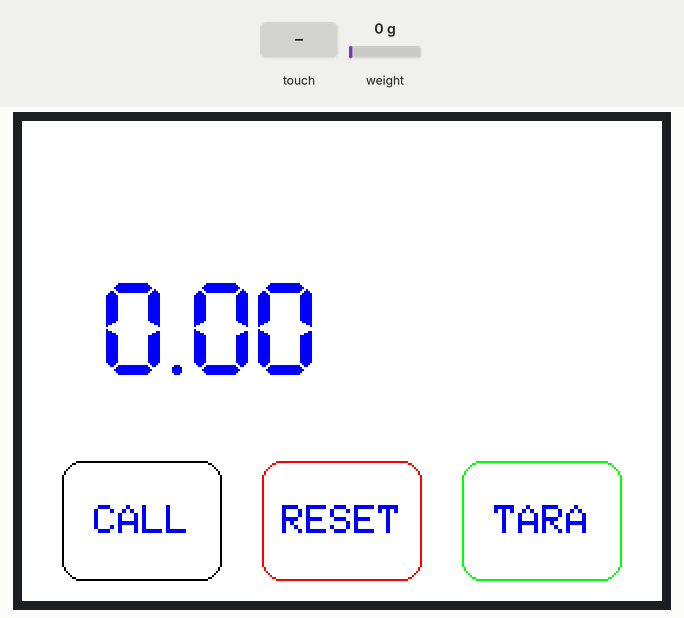
This sketch was run on a simulated ESP32. On the bench: 320×240 colour display. Inputs (shaded band) come from the test bench; at power-on: weight on the scale 0 g. Storage starts empty; EEPROM starts erased.

Above: at 3.9 s.
4.0 s: screen touched at 13 % across, 90 % down
At 5.2 s:
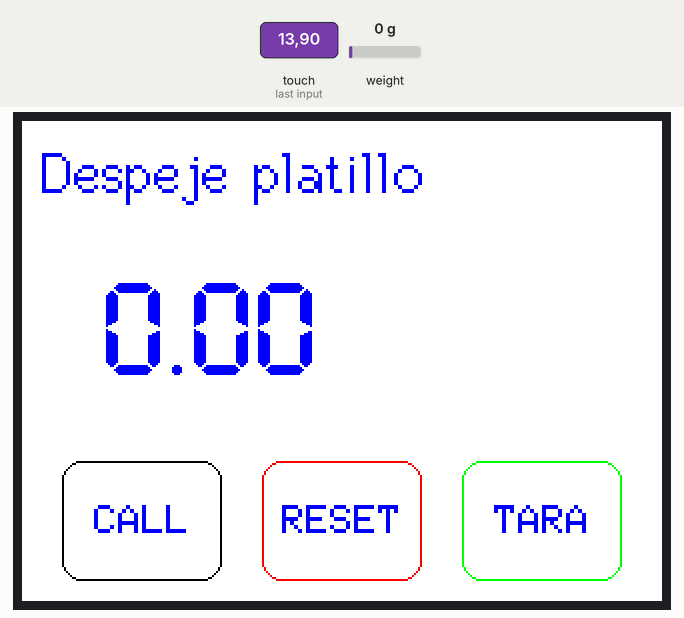
At 10.3 s:
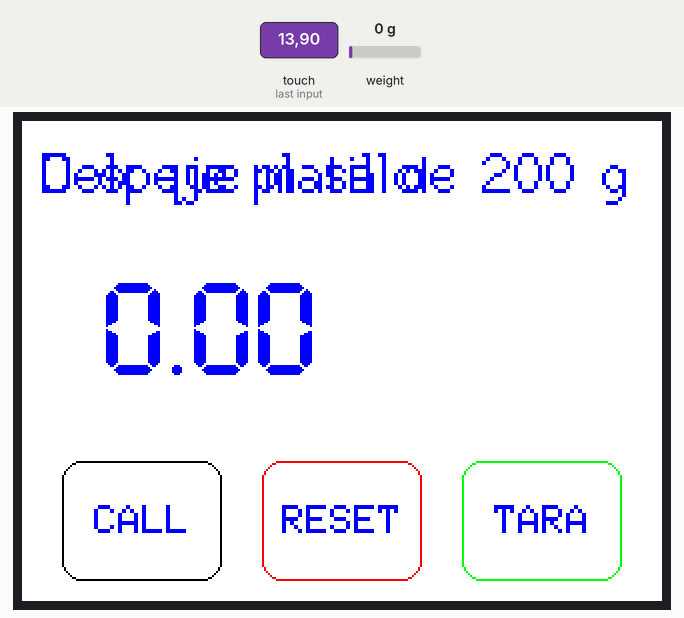
Timing chart, 0 to 11.8 s (numbered marks = the images above; inputs shaded):
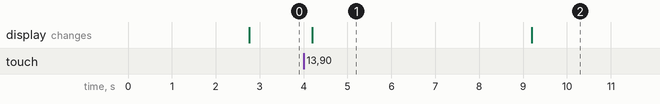

The sketch:

Balanza_ESP32_tactil_200g_V03.ino
```cpp
/*
Conexion del Hardware según archivo User_Setup.h
TFT ILI9341 240x320 with touch & SD card reader ---> ESP-WR00M32 (ESP32 DEVKIT V1-DOIT)
Seccionar Placa (ESP32 Wrover Module)
(confirmar esta conexión en el archivo User_Setup.h de la biblioteca TFT_eSPI de Bodmer)
Descomentar la siguente line en el archivo User_Setup.h
#define TOUCH_CS PIN_D2     // Chip select pin (T_CS) of touch screen

#define TFT_MOSI 23 // In some display driver board, it might be written as "SDA" and so on.
#define TFT_SCLK 18
#define TFT_CS   5  // Chip select control pin
#define TFT_DC   2  // Data Command control pin
#define TFT_RST  4  // Reset pin (could connect to Arduino RESET pin)
//#define TFT_BL   22  // LED back-light

#define TOUCH_CS 15     // Chip select pin (T_CS) of touch screen
#define TFT_MISO 19 // Lo usa el TOUCH en TFT_TP_OUT (MISO)


-----------LCD
TFT_VDD           ----> ESP32 PIN 3V3
TFT_GND           ----> ESP32 PIN GND
TFT_CS            ----> ESP32 PIN D5
TFT_RST           ----> ESP32 PIN D4
TFT_DC            ----> ESP32 PIN D2
TFT_SDI (MOSI)    ----> ESP32 PIN D23
TFT_SCK           ----> ESP32 PIN D18
TFT_BL  (LED)     ----> 3V3
TFT_SDO (MISO)    ----> NC (NO CONECTAR)
----------TOUCH
TFT_TP_CLK        ----> ESP32 PIN D18
TFT_TP_CS         ----> ESP32 PIN D15
TFT_TP_DIN        ----> ESP32 PIN D23
TFT_TP_OUT (MISO) ----> ESP32 PIN D19
TFT_TP_IRQ        ----> NC (NO CONECTAR)
---------CARD
SD_CS             ----> ESP32 PIN D25 (but you can change)
SD_D1             ----> ESP32 PIN D23
SD_D0             ----> ESP32 PIN D19
SD_CLK            ----> ESP32 PIN D18
--------------------------------------
*/


// Incluyendo las librerías necesarias
#include "FS.h"               // Sistema de archivos para guardar datos en memoria
#include <SPI.h>              // Protocolo de comunicación SPI
#include <TFT_eSPI.h>         // Librería para controlar pantallas TFT
#include "Free_Fonts.h"       // Librería para usar diferentes fuentes
#include <HX711_ADC.h>        // Librería para controlar el sensor de carga HX711
#include <Wire.h>             // Comunicación I2C (no usada en este código)
#include <Average.h>          // Librería para calcular promedios

#if defined(ESP8266)|| defined(ESP32) || defined(AVR)
#include <EEPROM.h>           // Librería para leer y escribir en la EEPROM
#endif

// Definición de pines para el TFT y el panel táctil
#define TFT_CS 5     // Pin CS del TFT
#define TOUCH_CS 15  // Pin CS del panel táctil

// Definiciones para el sensor de celda de carga HX711
#define HX711_dout 32 // Pin de datos (DOUT) de HX711
#define HX711_sck 33  // Pin de reloj (SCK) de HX711

// Dimensiones y posición de los botones en la pantalla
#define FRAME_X 220   // Coordenada X del botón TARA
#define FRAME_Y 170   // Coordenada Y del botón TARA
#define FRAME_W 80   // Ancho del botón TARA
#define FRAME_H 60    // Altura del botón TARA

// Archivo para almacenar los datos de calibración del panel táctil
#define CALIBRATION_FILE "/TouchCalData3"

// Si se pone en true, se repite la calibración del panel táctil
#define REPEAT_CAL false

// Función para reiniciar el ESP32
#define funcReset ESP.restart // Función de puntero que apunta al resetmen ESP32

// Variables globales para la lógica de la báscula
float peso = 0.00;  // Peso leído por el sensor
float TARA = 0.00;  // Valor de la tara
float cifra = 0.00; // Valor del peso neto (peso - TARA)
bool CorrigeTara = false; // Indica si se debe corregir la tara
float calibrationValue = 0; // Valor de calibración del sensor de carga
const int calVal_eepromAdress = 0; // Dirección en la EEPROM para guardar el valor de calibración

// Inicialización de objetos globales
TFT_eSPI tft = TFT_eSPI();          // Objeto de la pantalla TFT
HX711_ADC LoadCell(HX711_dout, HX711_sck); // Objeto de la celda de carga
Average<float> ave(100);  // Objeto para calcular el promedio del peso

//------------------------------------------------------------------------------------------
// Configuración inicial del hardware y el sistema
void setup() {
  EEPROM.begin(512); // Inicializa la EEPROM con 512 bytes de espacio
  EEPROM.get(calVal_eepromAdress, calibrationValue); // Leer el valor guardado en la dirección 0 de la EEPROM y guardarlo en "calibrationValue"
  if (calibrationValue == 0) calibrationValue = 6654.77; // Valor por defecto si no hay calibración guardada

    //Serial.begin(115200);  // Inicializar el puerto serie para depuración
    tft.init();            // Inicializar la pantalla TFT
    tft.setRotation(3);    // Configurar la rotación de la pantalla (3 = horizontal invertida)
    touch_calibrate();     // Calibrar la pantalla táctil

    // Configuración inicial de la pantalla
    tft.fillScreen(TFT_WHITE); // Llenar la pantalla de blanco
    tft.setTextSize(2);        // Tamaño de texto
    tft.setTextColor(TFT_BLUE, TFT_WHITE); // Color del texto (azul) y fondo (blanco)
    tft.setTextDatum(MC_DATUM); // Centrar el texto

    tft.drawRoundRect(FRAME_X, FRAME_Y, FRAME_W, FRAME_H, 10, TFT_GREEN); // Dibujar botón "TARA"
    tft.drawString("TARA", FRAME_X + (FRAME_W / 2), FRAME_Y + (FRAME_H / 2)); // Etiqueta del botón "TARA"

    tft.drawRoundRect(FRAME_X - 100, FRAME_Y, FRAME_W, FRAME_H, 10, TFT_RED); // Dibujar botón "RESET"
    tft.drawString("RESET", FRAME_X - 100 + (FRAME_W / 2), FRAME_Y + (FRAME_H / 2)); // Etiqueta del botón "RESET"

    tft.drawRoundRect(FRAME_X - 200, FRAME_Y, FRAME_W, FRAME_H, 10, TFT_BLACK); // Dibujar botón "CALL"
    tft.drawString("CALL", FRAME_X - 200 + (FRAME_W / 2), FRAME_Y + (FRAME_H / 2)); // Etiqueta del botón "CALL"


    // Configuración del sensor de carga HX711
    LoadCell.begin();        // Iniciar comunicación con HX711
    unsigned long stabilizingtime = 2000; // Tiempo de estabilización de 2 segundos
    boolean _tare = true; // Realizar tara automáticamente
    LoadCell.start(stabilizingtime, _tare);    // Comienza la lectura con tiempo de estabilización

    // Verificar si hubo un error de timeout en la tara o la señal
    if (LoadCell.getTareTimeoutFlag() || LoadCell.getSignalTimeoutFlag()) {
    while (1);
  } else {
    LoadCell.setCalFactor(calibrationValue); // Establece el Factor de calibración para el sensor de carga

  }

} // cierra Setup

//------------------------------------------------------------------------------------------
// Bucle principal del programa
void loop() {
  // Leer y promediar 100 lecturas del sensor de carga
   for (int i = 0; i < 100; i++){
     LoadCell.update();            // Actualiza la lectura del sensor
     ave.push(LoadCell.getData()); // Añade el valor de la lectura al objeto de promedio
    }
    peso = ave.mean(); // Obtiene el promedio del peso

    // Manejo de la pantalla táctil
    uint16_t x, y; // Variables para almacenar coordenadas del toque
    if (tft.getTouch(&x, &y)) {  // Verificar si hay un toque en la pantalla

        // Verificar si el toque está dentro del área del botón "TARA"
        if ((x > FRAME_X) && (x < (FRAME_X + FRAME_W)) && (y > FRAME_Y) && (y <= (FRAME_Y + FRAME_H))) {
            CorrigeTara = true;  // Indicar que se debe corregir la tara
            tft.fillRoundRect(40, 60, 180, 80, 10, TFT_RED);  // Mostrar una indicación visual
            delay(2000);         // Pausa de 2 segundos para mostrar la animación
            tft.fillRoundRect(40, 60, 180, 80, 10, TFT_WHITE); // Borrar la indicación visual

            // Si es necesario corregir la tara
         if(CorrigeTara=true) {
           for (int i = 0; i < 100; i++) {
             LoadCell.update();            // Actualiza la lectura del sensor
             ave.push(LoadCell.getData()); // Añade la lectura al objeto de promedio
            }
            TARA=ave.mean();     // Ajustar la tara
            CorrigeTara = false; // Resetear la bandera de corrección de tara
         }
        }


        // Verificar si el toque está dentro del área del botón "RESET"
        if ((x > FRAME_X - 130) && (x < (FRAME_X - 130 + FRAME_W)) && (y > FRAME_Y) && (y <= (FRAME_Y + FRAME_H))) {
          funcReset(); // Llamar a la función de reset
        }

        // Verificar si el toque está dentro del área del botón "CALL"
        if ((x > FRAME_X - 200) && (x < (FRAME_X - 200 + FRAME_W)) && (y > FRAME_Y) && (y <= (FRAME_Y + FRAME_H))) {
          while (!LoadCell.update()); //bucle que se ejecuta repetidamente hasta que el método LoadCell.update() devuelve true
          masa_calibrate(); //función para calibrar la masa
        }
    }

    // Calcular el peso neto (peso menos la tara)
    cifra = peso - TARA;

    // Mostrar el valor en la pantalla TFT
    tft.setTextFont(FONT7);
    tft.setTextSize(0);
    tft.setTextColor(TFT_BLUE, TFT_WHITE); // Color del texto (azul) y fondo (blanco)

    tft.setCursor(40, 80);  // Posicionar el cursor en la pantalla
    tft.print(cifra, 2);    // Imprimir el valor del peso neto con 2 decimales
    tft.print("      ");    // Borrar cualquier dígito sobrante

    // Imprimir el peso neto en el monitor serie
    //Serial.print("PESO: ");
    //Serial.println(cifra, 2);
} // cierra el loop

// ------------------------------------------------------------------------------------------
// Función para calibrar la masa
void masa_calibrate() {

  while (!LoadCell.update()); // Esperar hasta obtener una lectura

  tft.setTextFont(FONT2);
  tft.setTextSize(2);
  tft.setCursor(10, 10);  // Posicionar el cursor en la pantalla
  tft.print("Despeje platillo"); // Mensaje para retirar el peso del platillo
  delay(5000); // Esperar 5 segundos

  LoadCell.tareNoDelay(); // Realiza la tara sin bloquear la ejecución

  tft.setCursor(10, 10);  // Posicionar el cursor en la pantalla
  tft.print("Coloque masa de 200 g"); // Mensaje para colocar una masa de 200g
  delay(5000); // Esperar 5 segundos

  LoadCell.refreshDataSet(); //actualizar o limpiar el conjunto de datos almacenados por el sensor de carga
  float newCalibrationValue = LoadCell.getNewCalibration(200); // Calcular nuevo valor de calibración

  // Verificar si el valor de calibración es aceptable
  if (newCalibrationValue > 6624.00 && newCalibrationValue < 6674.00 ){
   EEPROM.put(calVal_eepromAdress, newCalibrationValue); // Guardar el nuevo valor en la EEPROM
   EEPROM.commit(); // Aplicar cambios en la EEPROM
   delay(100);
   tft.setCursor(10, 10);
   tft.print("Retire la masa del platillo"); // Mensaje para retirar la masa
   delay(5000);
   funcReset(); // // Reiniciar el ESP32
  }
  else {
   tft.setCursor(10, 10);  // Posicionar el cursor en la pantalla
   tft.print("ERROR en la calibracion"); // Mensaje de error en calibración
   delay(5000);
  }
}
```

touch_calibrate.ino
```cpp
//-------------------------------------------------------------------
void touch_calibrate()
{
  uint16_t calData[5];
  uint8_t calDataOK = 0;

  // check file system exists
  if (!SPIFFS.begin()) {
    Serial.println("Formatting file system");
    SPIFFS.format();
    SPIFFS.begin();
  }

  // check if calibration file exists and size is correct
  if (SPIFFS.exists(CALIBRATION_FILE)) {
    if (REPEAT_CAL)
    {
      // Delete if we want to re-calibrate
      SPIFFS.remove(CALIBRATION_FILE);
    }
    else
    {
      File f = SPIFFS.open(CALIBRATION_FILE, "r");
      if (f) {
        if (f.readBytes((char *)calData, 14) == 14)
          calDataOK = 1;
        f.close();
      }
    }
  }

  if (calDataOK && !REPEAT_CAL) {
    // calibration data valid
    tft.setTouch(calData);
  } else {
    // data not valid so recalibrate
    tft.fillScreen(TFT_BLACK);
    tft.setCursor(20, 0);
    tft.setTextFont(2);
    tft.setTextSize(1);
    tft.setTextColor(TFT_WHITE, TFT_BLACK);

    tft.println("Touch corners as indicated");

    tft.setTextFont(1);
    tft.println();

    if (REPEAT_CAL) {
      tft.setTextColor(TFT_RED, TFT_BLACK);
      tft.println("Set REPEAT_CAL to false to stop this running again!");
    }

    tft.calibrateTouch(calData, TFT_MAGENTA, TFT_BLACK, 15);

    tft.setTextColor(TFT_GREEN, TFT_BLACK);
    tft.println("Calibration complete!");

    // store data
    File f = SPIFFS.open(CALIBRATION_FILE, "w");
    if (f) {
      f.write((const unsigned char *)calData, 14);
      f.close();
    }
  }  // cierra el else
} // cierra función
```

Source omitted: Free_Fonts.h (9104 bytes)

Measured:
- after the input at 4.0 s, the display: changes after 0.19 s (image 1)
- what the display in image 1 shows lasts 5.0 s, from 4.2 s to 9.2 s
